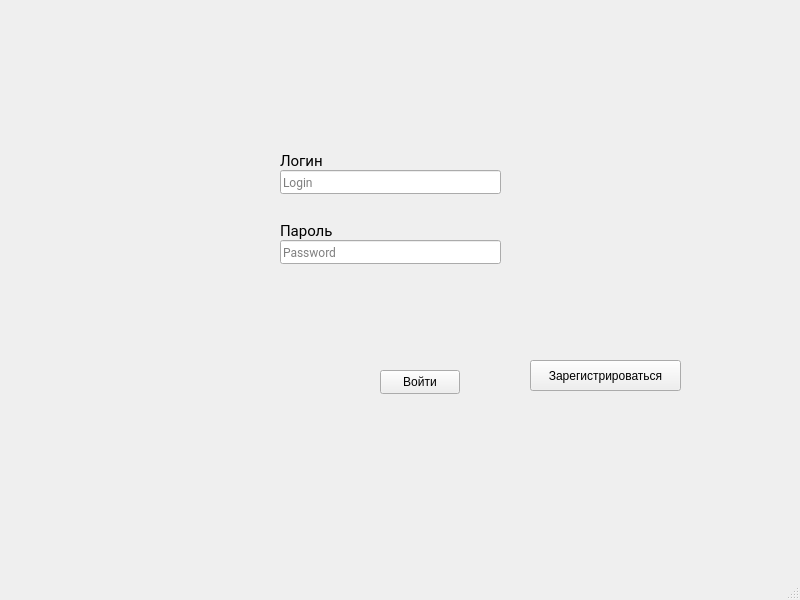
<?xml version="1.0" encoding="UTF-8"?>
<ui version="4.0">
 <class>Login</class>
 <widget class="QMainWindow" name="Login">
  <property name="geometry">
   <rect>
    <x>0</x>
    <y>0</y>
    <width>800</width>
    <height>600</height>
   </rect>
  </property>
  <property name="windowTitle">
   <string>MainWindow</string>
  </property>
  <widget class="QWidget" name="centralwidget">
   <widget class="QPushButton" name="pushButton">
    <property name="geometry">
     <rect>
      <x>380</x>
      <y>370</y>
      <width>80</width>
      <height>24</height>
     </rect>
    </property>
    <property name="text">
     <string>Войти</string>
    </property>
   </widget>
   <widget class="QPushButton" name="pushButton_4">
    <property name="geometry">
     <rect>
      <x>530</x>
      <y>360</y>
      <width>151</width>
      <height>31</height>
     </rect>
    </property>
    <property name="text">
     <string>Зарегистрироваться</string>
    </property>
   </widget>
   <widget class="QLabel" name="login_label">
    <property name="geometry">
     <rect>
      <x>280</x>
      <y>150</y>
      <width>71</width>
      <height>21</height>
     </rect>
    </property>
    <property name="font">
     <font>
      <family>Roboto</family>
      <pointsize>11</pointsize>
     </font>
    </property>
    <property name="text">
     <string>Логин</string>
    </property>
   </widget>
   <widget class="QLineEdit" name="login">
    <property name="geometry">
     <rect>
      <x>280</x>
      <y>170</y>
      <width>221</width>
      <height>24</height>
     </rect>
    </property>
    <property name="font">
     <font>
      <family>Roboto</family>
     </font>
    </property>
    <property name="placeholderText">
     <string>Login</string>
    </property>
   </widget>
   <widget class="QLineEdit" name="password">
    <property name="geometry">
     <rect>
      <x>280</x>
      <y>240</y>
      <width>221</width>
      <height>24</height>
     </rect>
    </property>
    <property name="font">
     <font>
      <family>Roboto</family>
     </font>
    </property>
    <property name="echoMode">
     <enum>QLineEdit::Password</enum>
    </property>
    <property name="placeholderText">
     <string>Password</string>
    </property>
   </widget>
   <widget class="QLabel" name="password_label">
    <property name="geometry">
     <rect>
      <x>280</x>
      <y>220</y>
      <width>71</width>
      <height>21</height>
     </rect>
    </property>
    <property name="font">
     <font>
      <family>Roboto</family>
      <pointsize>11</pointsize>
     </font>
    </property>
    <property name="text">
     <string>Пароль</string>
    </property>
   </widget>
  </widget>
  <widget class="QMenuBar" name="menubar">
   <property name="geometry">
    <rect>
     <x>0</x>
     <y>0</y>
     <width>800</width>
     <height>21</height>
    </rect>
   </property>
  </widget>
  <widget class="QStatusBar" name="statusbar"/>
 </widget>
 <resources/>
 <connections/>
</ui>
